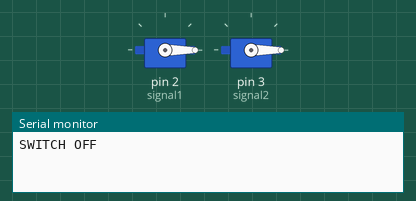
A sketch run on a simulated Arduino Uno, built with avr-gcc and run on an emulated ATmega328P. Parts: 2 × servo, the last lines printed to the serial monitor.

Above: at 0.05 s.
At 7.05 s:
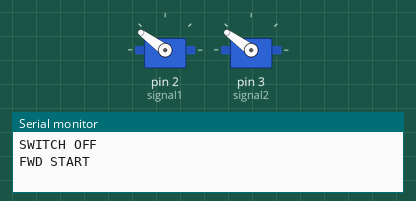
At 11.5 s:
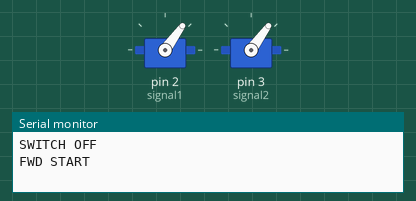
Timing chart, 0 to 15.0 s (numbered marks = the images above):
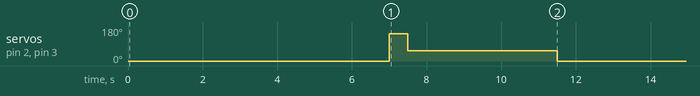

Measured:
- by itself, servo on pin 2 (signal1), servo on pin 3 (signal2): repeats every 11.5 s: 54° 4.0 s, 0° 7.0 s, 144° 0.50 s

The sketch:

motor_demo.ino
```cpp
#include <Servo.h>        // Servo Library for motor control
// Motor Setup
Servo left;  // initialize left motor object
Servo right; // initialize right motor object
int speedA = 1000; // left motor (1) (microseconds)
int speedB = 1000; // right motor (2) (microseconds)
// There are two motor drivers connected to each motor, with one inputs each.
// Motor1
#define signal1 2 // left motor
// Motor2
#define signal2 3 // right motor
// end declarations
void setup()
{
  // put your SETUP CODE HERE, to run ONCE:
  Serial.begin(9600); // start 115200bt/s communication for NewPing & cam
  // set all the motor control pins to outputs
  // set all the motor control pins to outputs
    left.attach(signal1,1000,2000);   // (pin,min,max)
    left.writeMicroseconds(1000);
    right.attach(signal2,1000,2000);  // (pin,min,max)
    right.writeMicroseconds(1000);
}
//
// NOTE: functions will be listed first, then main method calls them at the end
//
void driveForward(int speedA, int speedB)
{
// this function will run the motors in one direction at a fixed speed
  left.writeMicroseconds(speedA);
  right.writeMicroseconds(speedB);
}
//
void driveStop() //turns off all motors
{
  left.writeMicroseconds(1000);
  right.writeMicroseconds(1000);
}
//
void loop() // main method to call the rest
{
  Serial.println("SWITCH OFF");
  driveStop();
  delay(7000);
  Serial.println("FWD START");
  driveForward(1800,1800);
  delay(500);
  driveForward(1300,1300);
  delay(4000);
//  Serial.println("LEFT");
//  driveForward(1200,1400);
//  delay(7000);
// extended drive test
/*
  Serial.println("FWD 40%");
  driveForward(1400,1400);
  delay(6000);
  Serial.println("FWD 80%");
  driveForward(1800,1800);
  delay(6000);
  Serial.println("FWD 100%");
  driveForward(2000,2000);
  delay(6000);
  Serial.println("SWITCH OFF");
  driveStop();
  delay(4000);
  Serial.println("R WHEEL 100%");
  driveForward(1000,2000);
  delay(4000);
  Serial.println("L WHEEL 100%");
  driveForward(2000,1000);
  delay(4000);
*/
// end extended drive test
}
```
